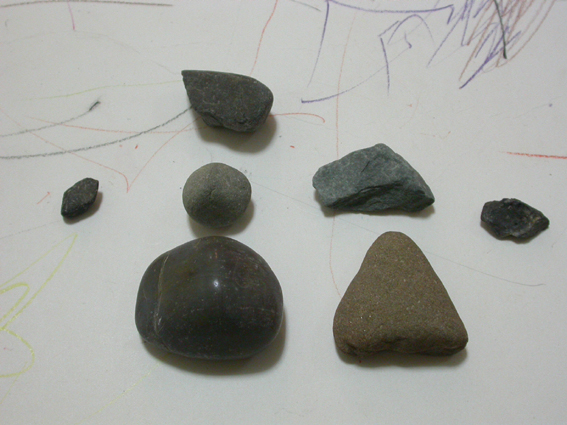
%> input picture Matlab/Identifying Round Objects/test1.jpg, 567 x 425 px
$ octave main.m   (GNU Octave 9; MATLAB toolbox functions it lacks are replaced by stand-ins)
%> lines starting %> are read from the running program, lines starting %| are printed output that depends on the picture; in (x1, y1, x2, y2) boxes, pixels count from 0 and x2, y2 are one past the last pixel; in counts of white or black regions, pixels touching at a corner belong together; the program's own positions count from 1
%Step1. Image read
RGB = imread('test1.jpg');
%> RGB is the input picture: size 425x567x3 uint8; mean R, G, B 163.4, 164.6, 159.6
imshow(RGB);

%Step2. Image binarization
I = rgb2gray(RGB);
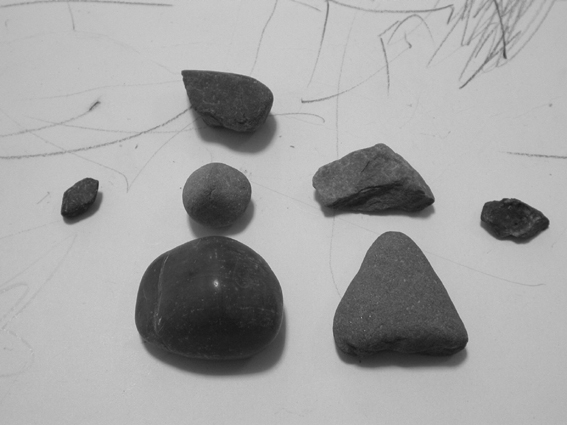
%> I: size 425x567 uint8; min 21, max 209, mean 163.7
    %灰階
threshold = graythresh(I);
%> threshold = 0.502
    % Otsu's method to get a threshold that minimizes the intra-class variance
    % 大津演算法求閾值
bw = im2bw(I,threshold);
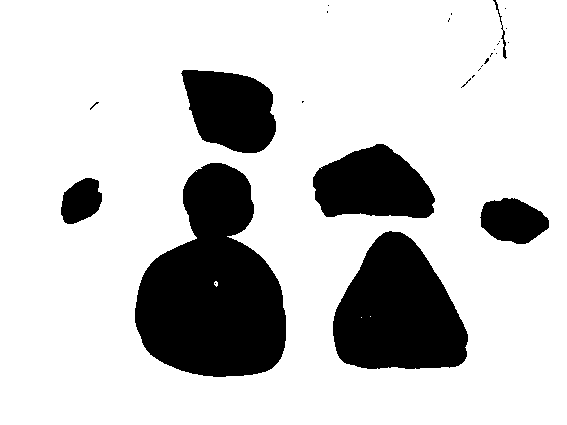
%> bw: size 425x567 logical; 78.8% white; 27 black regions (20 under 20 px), largest, box (x1, y1, x2, y2) and area: (135, 163, 286, 377) 21438, (333, 231, 468, 369) 13263, (313, 144, 435, 218) 6589
    % 依據閾值二值化
imshow(bw)

%Step3. Remove noise
bw = bwareaopen(bw,30);
%> bw: size 425x567 logical; 78.8% white; 26 black regions (19 under 20 px), largest, box (x1, y1, x2, y2) and area: (135, 163, 286, 377) 21456, (333, 231, 468, 369) 13265, (313, 144, 435, 218) 6589
    %bwareaopen將小於30 pixels的物體移除
    %移除不必要的雜訊，以免造成分析上的不便
se = strel('disk',2);
bw = imclose(bw,se);
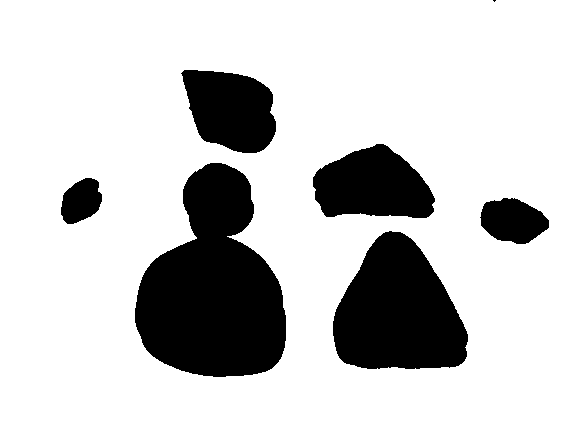
%> bw: size 425x567 logical; 78.9% white; 7 black regions (1 under 20 px), largest, box (x1, y1, x2, y2) and area: (135, 163, 286, 377) 21447, (333, 231, 468, 369) 13265, (313, 144, 435, 218) 6582, (181, 70, 276, 153) 5907, (480, 198, 549, 244) 2293, (61, 178, 102, 224) 1368
    %imclose隙縫填滿，比較好分析

bw = imfill(~bw,'holes');
    %imfill所有被邊界所圍起來的洞填滿，這樣可以估計regionprops

imshow(bw)

%Step4. Find the boundary
[B,L] = bwboundaries(bw,'noholes');
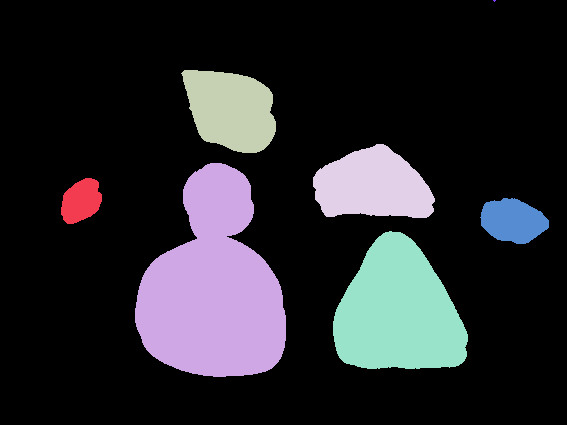
%> L: size 425x567 double; 8 distinct labels, from 0 to 7; one colour per label, 0 black
%> B = 7 boundaries; box (x1, y1, x2, y2) and points: (135, 163, 286, 377) 591, (333, 231, 468, 369) 400, (313, 144, 435, 218) 293, (181, 70, 276, 153) 275, (480, 198, 549, 244) 161, (61, 178, 102, 224) 124, (493, 0, 496, 2) 5

    % Display the label matrix and draw each boundary
imshow(label2rgb(L, @jet, [.5 .5 .5]))
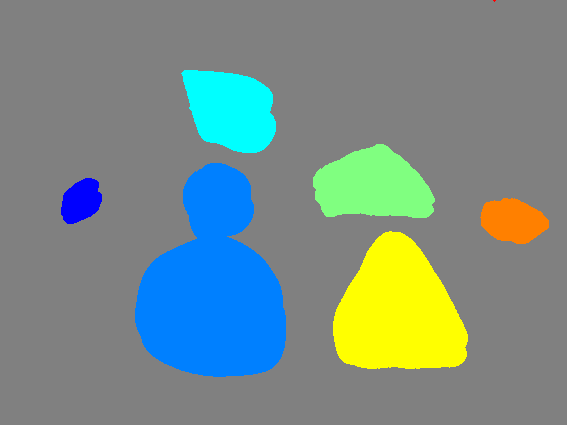
%> displayed picture: size 425x567x3, on the screen's scale of 0 to 255; mean R, G, B 120.9, 140.8, 134.9
hold on
for k = 1:length(B)
  boundary = B{k};
  plot(boundary(:,2), boundary(:,1), 'w', 'LineWidth', 2)
end
%> this loop made 7 passes
%> boundary on pass 7: [1 494; 1 495; 1 496; 2 495; 1 494]

%Circular resolution
stats = regionprops(L,'Area','Centroid');
%> stats = 7 regions; Area and Centroid: 21447 [214 288.7], 13265 [398.9 312.8], 6582 [373.3 186.5], 5907 [231.5 110.4], 2293 [513.6 221.5], 1368 [81.8 201.7], 4 [495 1.2]

threshold = 0.94;

% loop over the boundaries
for k = 1:length(B)

  % obtain (X,Y) boundary coordinates corresponding to label 'k'
  boundary = B{k};

  % compute a simple estimate of the object's perimeter
  delta_sq = diff(boundary).^2;
  perimeter = sum(sqrt(sum(delta_sq,2)));

  % obtain the area calculation corresponding to label 'k'
  area = stats(k).Area;

  % compute the roundness metric
  metric = 4*pi*area/perimeter^2;

  % display the results
  metric_string = sprintf('%2.2f',metric);

  % mark objects above the threshold with a black circle
  if metric > threshold
    centroid = stats(k).Centroid;
    plot(centroid(1),centroid(2),'ko');
  end

  text(boundary(1,2)-35,boundary(1,1)+13,metric_string,'Color','y',...
       'FontSize',14,'FontWeight','bold');

end
%> this loop made 7 passes
%> (perimeter, area, metric, metric_string) on passes 1 to 6: (143.3, 1368, 0.837, '0.84'), (681.1, 21447, 0.581, '0.58'), (309.6, 5907, 0.774, '0.77'), (340, 6582, 0.715, '0.72'), (464.9, 13265, 0.771, '0.77'), (189.8, 2293, 0.8, '0.80')

title(['Metrics closer to 1 indicate that ',...
       'the object is approximately round']);
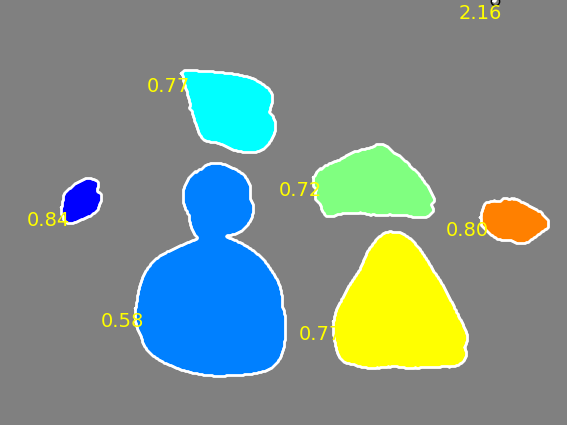
%> figure redrawn from the program's plot data; its title reads 'Metrics closer to 1 indicate that the object is approximately round'

$ run again, with Matlab/Identifying Round Objects/test3.jpg copied over Matlab/Identifying Round Objects/test1.jpg
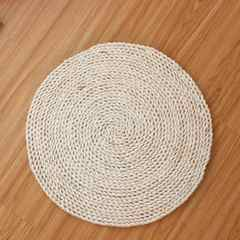
%> input picture Matlab/Identifying Round Objects/test3.jpg, 240 x 240 px
%> RGB is the input picture: size 240x240x3 uint8; mean R, G, B 191.4, 154.6, 123.8
%> threshold = 0.663
%> `bw = imclose(bw,se);`:
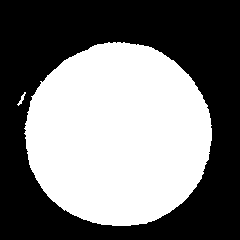
%> bw: size 240x240 logical; 46.9% white; 2 white regions, box (x1, y1, x2, y2) and area: (24, 42, 212, 226) 26970, (17, 92, 26, 106) 38
%> L: size 240x240 double; every value is 1
%> B = 1 boundary; box (x1, y1, x2, y2) and points: (0, 0, 240, 240) 957
%> the loop `for k = 1:length(B)` made 1 pass
%> stats = 1 region; Area and Centroid: 57600 [120.5 120.5]
%> the loop `for k = 1:length(B)` made 1 pass
%> (perimeter, area, metric, metric_string) on pass 1: (956, 57600, 0.792, '0.79')
%> `title(['Metrics closer to 1 indicate that ', 'the object is approximat..`:
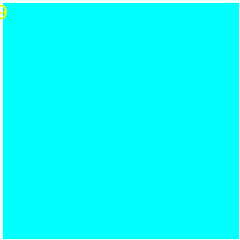
%> figure redrawn from the program's plot data; its title reads 'Metrics closer to 1 indicate that the object is approximately round'

$ run again, with Matlab/Identifying Round Objects/test6.jpg copied over Matlab/Identifying Round Objects/test1.jpg
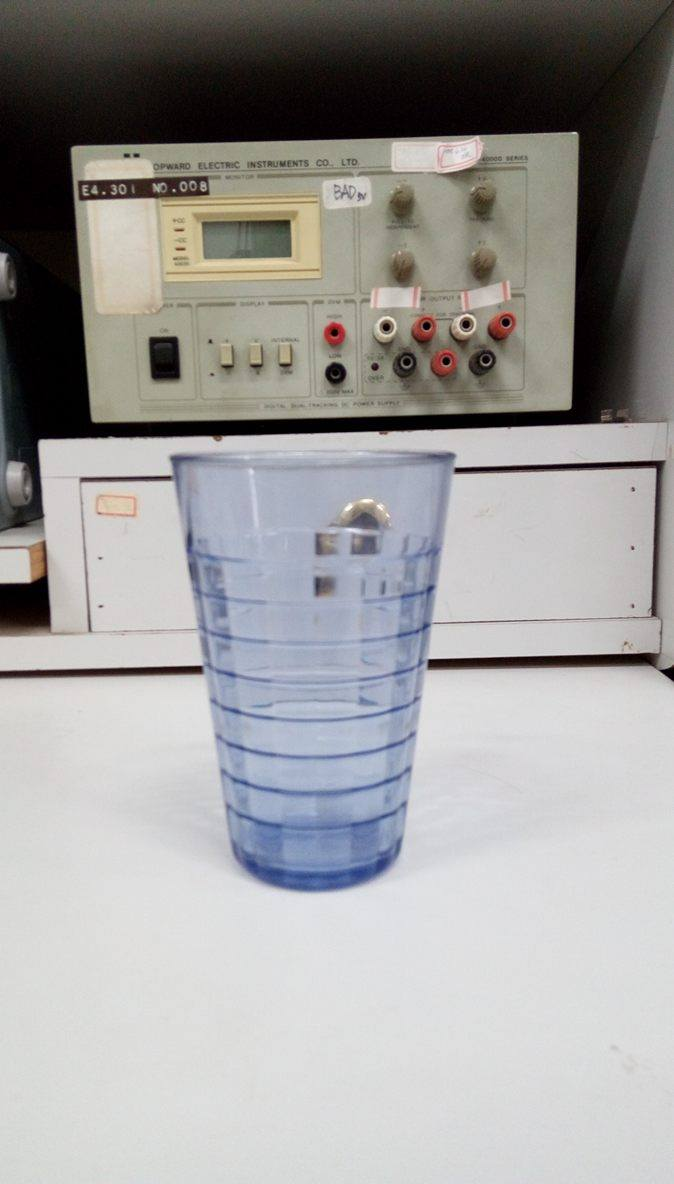
%> input picture Matlab/Identifying Round Objects/test6.jpg, 674 x 1184 px
%> RGB is the input picture: size 1184x674x3 uint8; mean R, G, B 158.8, 157.6, 156.8
%> threshold = 0.459
%> `[B,L] = bwboundaries(bw,'noholes');`:
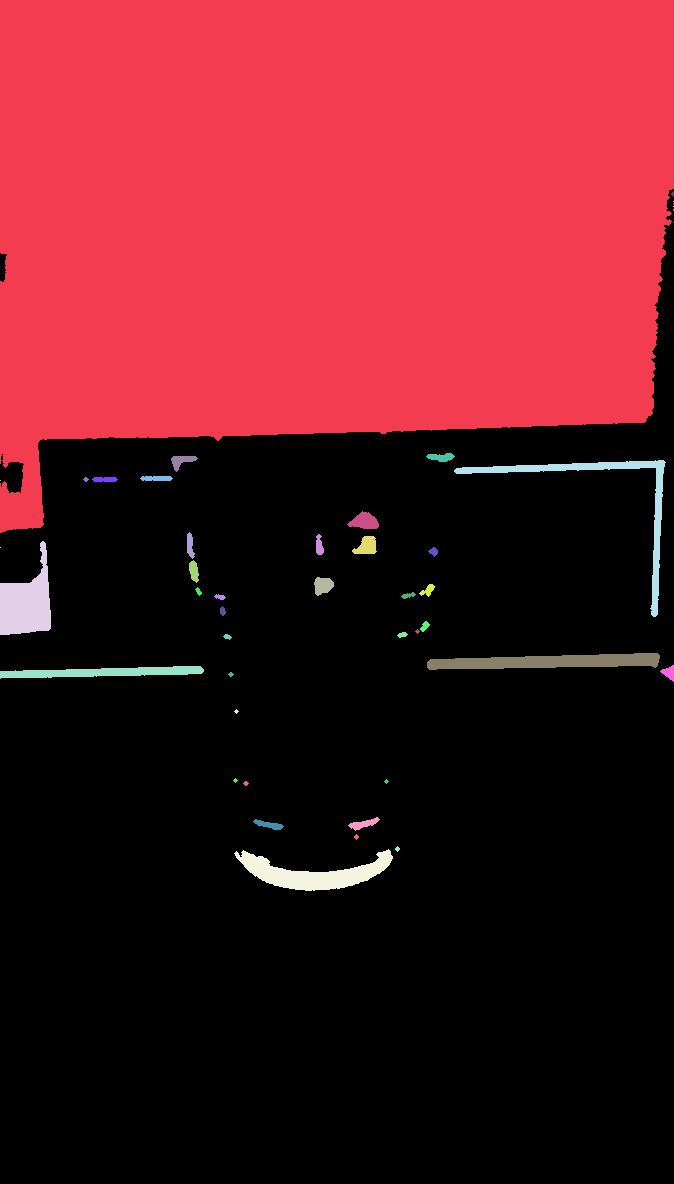
%> L: size 1184x674 double; 46 distinct labels, from 0 to 45; one colour per label, 0 black
%> B = 45 boundaries; largest, box (x1, y1, x2, y2) and points: (0, 0, 674, 533) 2479, (454, 460, 666, 617) 719, (427, 653, 660, 670) 478, (0, 666, 204, 679) 416, (234, 849, 393, 891) 345
%> the loop `for k = 1:length(B)` made 45 passes
%> boundary on passes 2, 3, 41, 42, 43, 44, 45: [481 1; 481 1], [548 1; 548 1], [202 674; 202 674], [204 674; 204 674], [207 674; 207 674], [210 674; 211 674; 210 674], [223 674; 223 674]
%> stats = 45 regions; largest, Area and Centroid: 290799 [327.9 218.1], 2811 [27.1 604.1], 2807 [313.7 874.1], 2717 [548.4 662.3], 2467 [602.5 498]
%> the loop `for k = 1:length(B)` made 45 passes
%> (perimeter, area, metric, metric_string, centroid) on passes 14, 15, 37: (22.73, 43, 1.05, '1.05', [223.3 611.8]), (20.14, 32, 0.991, '0.99', [228 637.3]), (27.21, 58, 0.984, '0.98', [434.2 552.2])
%> `title(['Metrics closer to 1 indicate that ', 'the object is approximat..`:
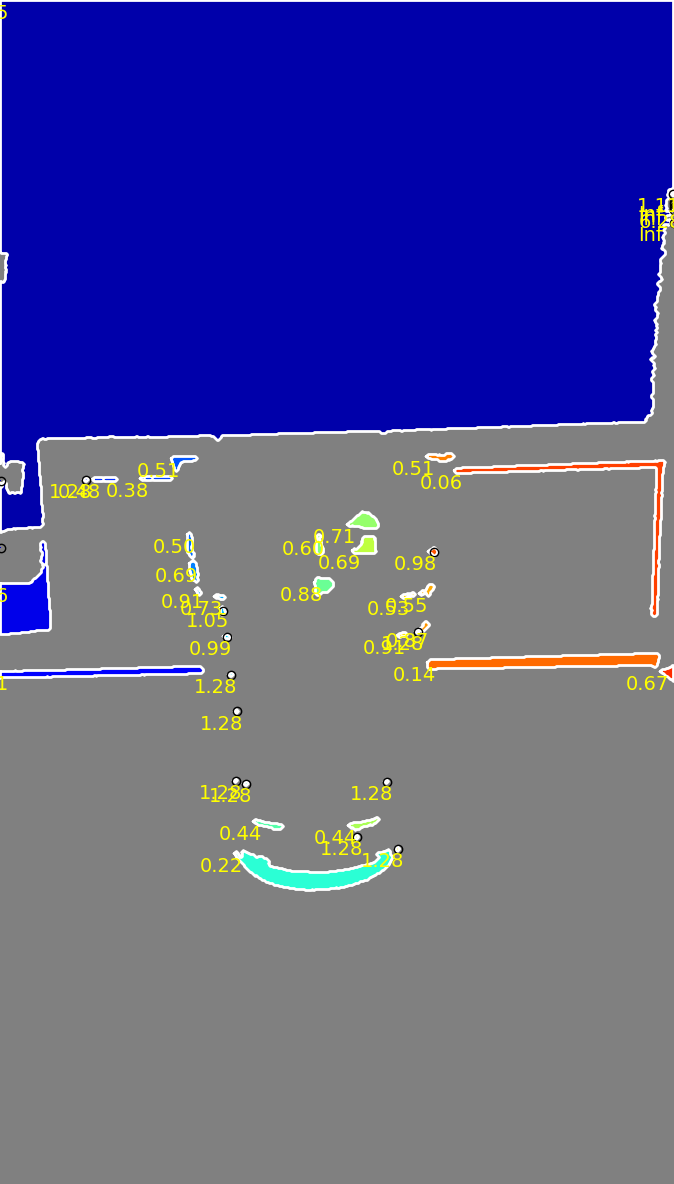
%> figure redrawn from the program's plot data; its title reads 'Metrics closer to 1 indicate that the object is approximately round'
